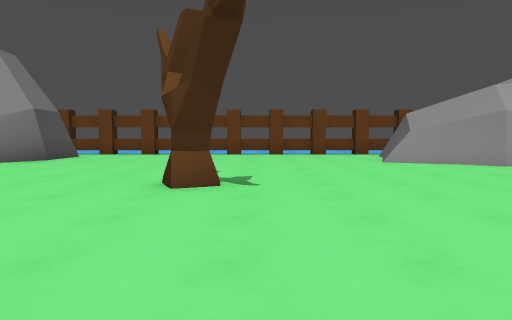
[1] (above)

24 first-person views from a walk through a level from a Godot 3-D game. The camera is 1.3 m above the floor, tilts 4° down and sees 70° across. The floor is counted in squares, 2 m on a side. Each view is taken from the middle of a square. On the plan, view 1 faces up. The plan holds only what a view shows up to about 11 squares ahead; the rest is blank. The place goes on beyond the plan. Characters and animated objects are not drawn. Some surface patterns are stand-ins.

[2]
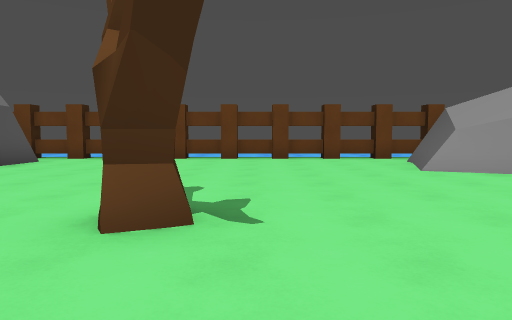

[3]
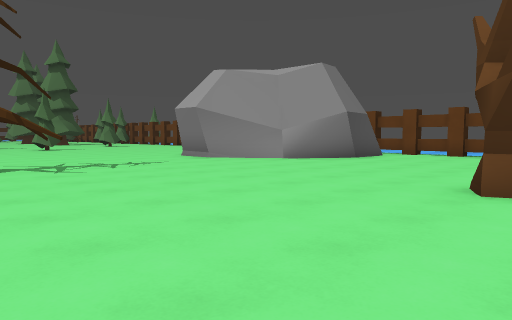

[4]
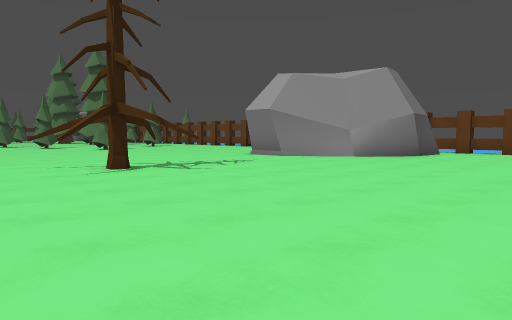

[5]
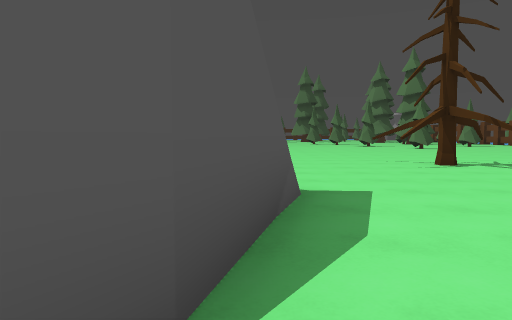

[6]
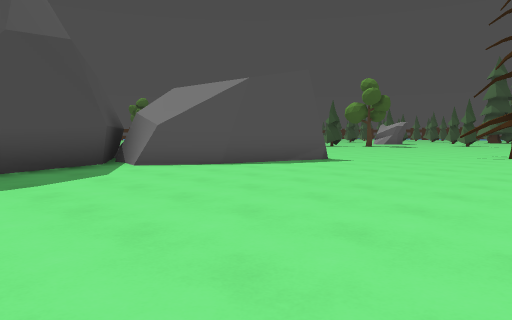

[7]
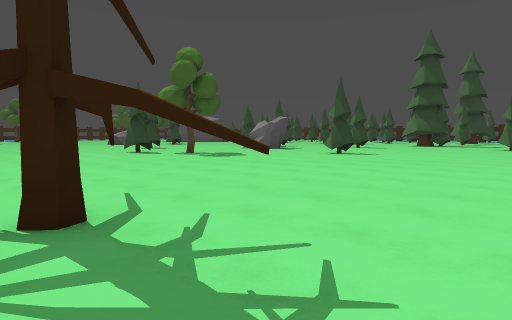

[8]
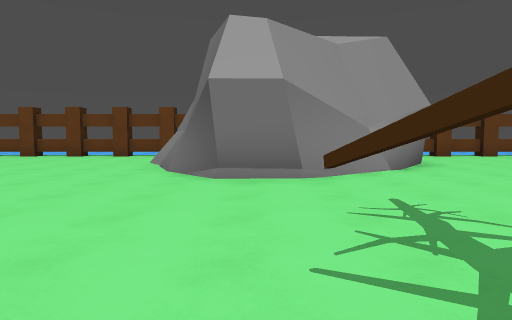

[9]
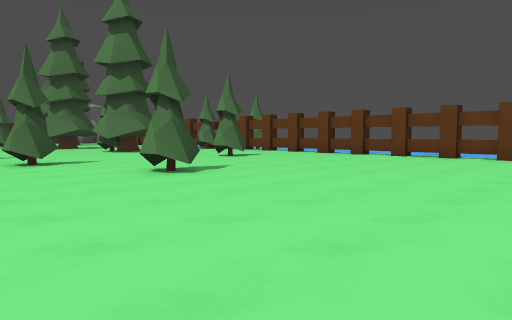

[10]
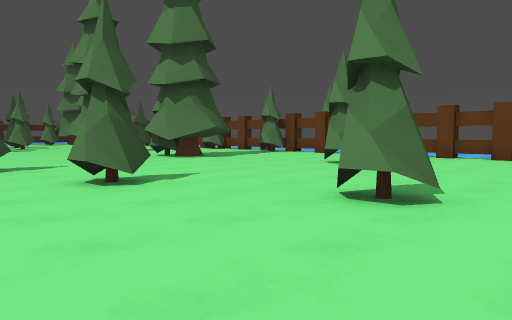

[11]
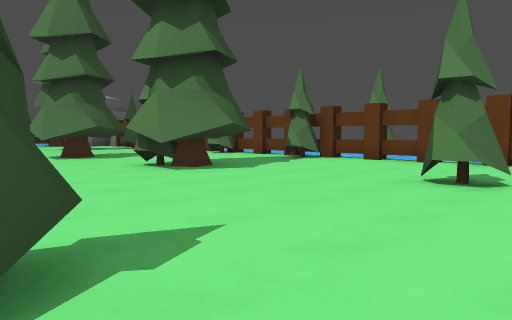

[12]
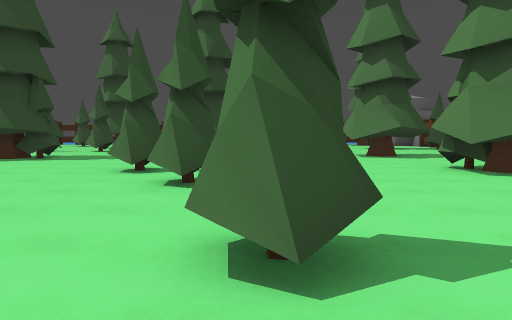

[13]
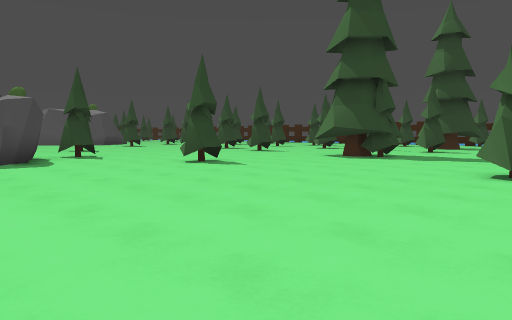

[14]
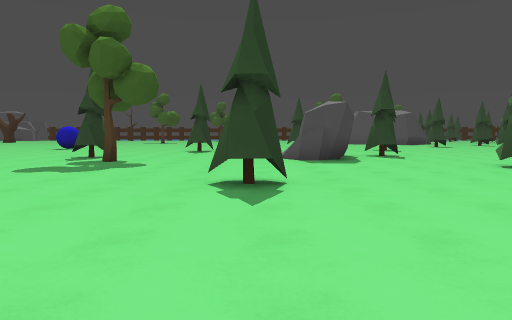

[15]
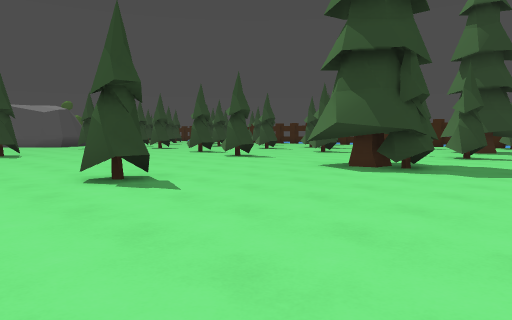

[16]
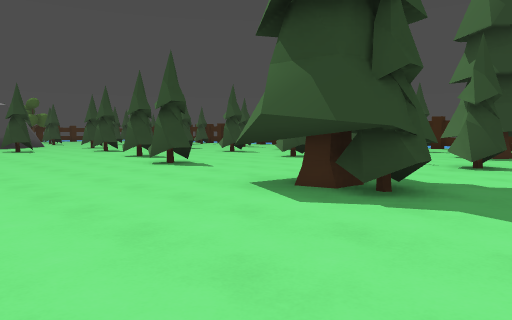

[17]
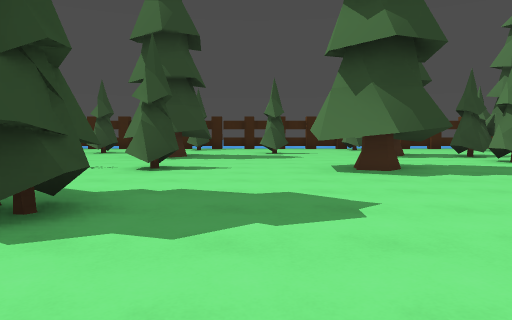

[18]
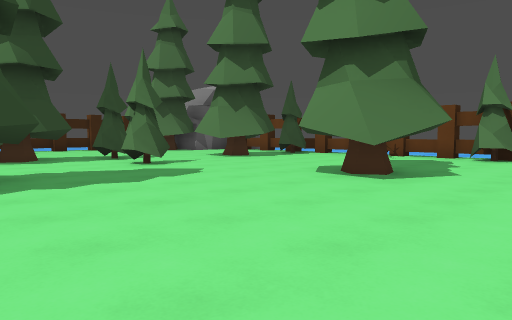

[19]
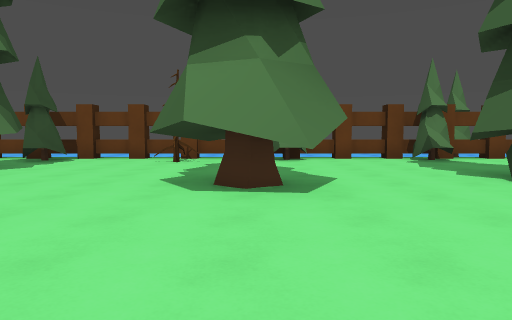

[20]
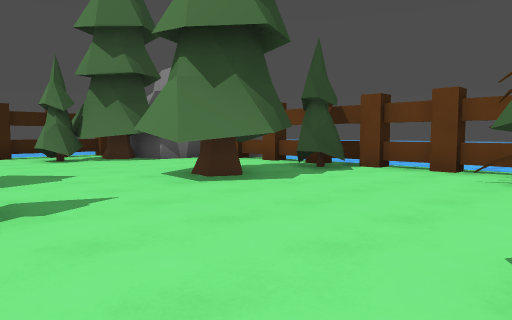

[21]
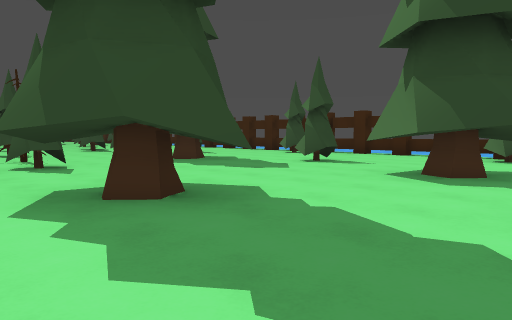

[22]
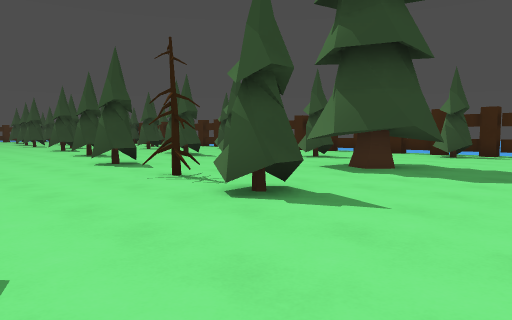

[23]
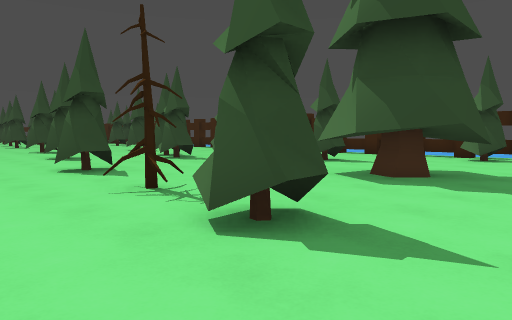

[24]
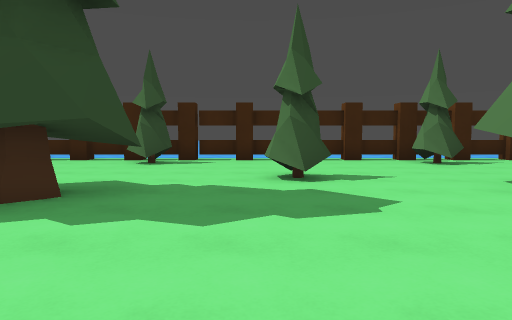

### Floor plan
Key: @ floor where view 1 was taken; # wall or solid block; . floor; = window, fence, low wall or low ledge; ≈ water the walk keeps out of; T tree; R rock.
Columns run from 42 left of view 1 to 4 right of it. Each row starts with its distance up from view 1.
 13      ≈             T
 12    ##=###=##=###=###=##=###=###=    ##==##=####
 11    #...TT..#..T..TT............     #.........#
 10   ##...TT......................     #.........#
  9  T#T..TTT.............T........##   #........=#
  8 ≈#TT...#T...TT..TT#T..TT........# ###.........#
  7  #..........TT#..TT.............###............
  6  #  ..T.....TTT................................
  5 ≈.. ..TTTT...............TT..............#.....
  4 ≈#...T#..................T....................
  3 ≈TT..TTT..............T........................
  2 ≈=...TT..TTT.......T..............#............
  1 ≈........##T.....TT...............#............
  0  #..TT....T......................#.#......@....
 -1 ≈#..T.........................................
 -2 ≈.............................................
 -3 ≈#T..TT#..T..TTT........T.......... ..###.....
 -4 ≈#T..TTT..... TT...................     ###.##
 -5 ≈=........#...T...TT..............        ###
 -6 ≈...T...........................          #
 -7  #..T  ...............R....T....         ##
 -8       T..TT..TT.......RR....TT..
 -9       .......T......TTR   ...T..
-10       TT..............
-11        ..T..TT......
-12         TT.. T......
-13          ..   ... TT

Where each view was taken, in squares from view 1:
view 1: 0 up, 0 right, facing up
view 2: 2 up, 0 right, facing up
view 3: 0 up, 0 right, facing up-left
view 4: 2 down, 1 left, facing up-left
view 5: 3 down, 0 right, facing left
view 6: 3 up, 4 right, facing down-left
view 7: 4 up, 7 left, facing down-left
view 8: 1 up, 9 left, facing up
view 9: 1 up, 11 left, facing up-left
view 10: 1 up, 15 left, facing up-left
view 11: 3 up, 18 left, facing up-left
view 12: 3 up, 18 left, facing left
view 13: 2 up, 18 left, facing down-left
view 14: 2 up, 18 left, facing down
view 15: 0 up, 21 left, facing down-left
view 16: 1 down, 24 left, facing down-left
view 17: 1 down, 25 left, facing left
view 18: 1 up, 26 left, facing up-left
view 19: 2 up, 29 left, facing up
view 20: 5 up, 30 left, facing up-left
view 21: 5 up, 30 left, facing down-left
view 22: 0 up, 29 left, facing down-left
view 23: 1 down, 30 left, facing down-left
view 24: 1 down, 32 left, facing left
